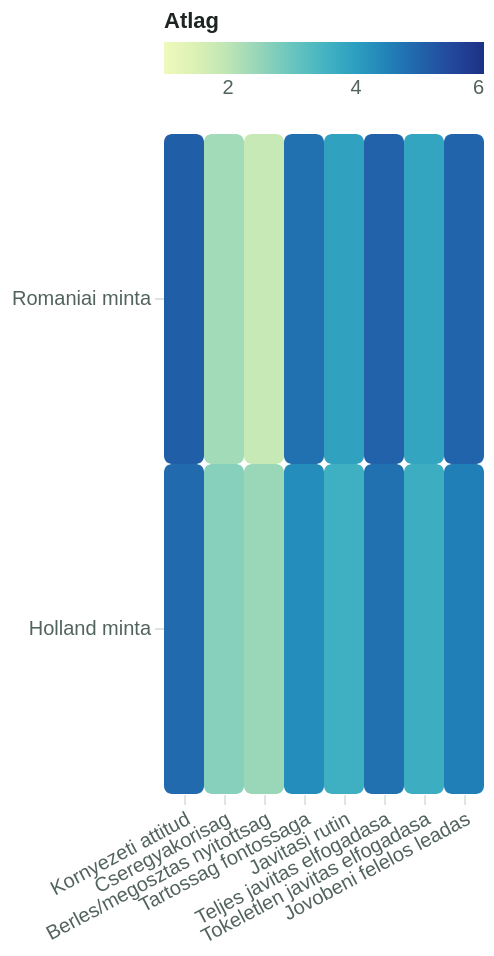

Write the Vega-Lite specification saved for this chart.
### Vega-Lite specification from a JSON file in a GitHub repository (floating-point values rounded to 4 significant figures)
{"config": {"view": {"continuousWidth": 300, "continuousHeight": 300, "stroke": null}, "axis": {"domain": false, "gridColor": "rgba(36, 92, 69, 0.12)", "labelColor": "#52635d", "tickColor": "rgba(36, 92, 69, 0.16)", "titleColor": "#1d2522"}, "legend": {"labelColor": "#52635d", "orient": "top", "titleColor": "#1d2522"}}, "data": {"name": "data-a5e4860802b9fb8e0ba3b563cf48f962"}, "mark": {"type": "rect", "cornerRadius": 4}, "encoding": {"color": {"field": "mean", "scale": {"domain": [1, 6], "scheme": "yellowgreenblue"}, "title": "Atlag", "type": "quantitative"}, "tooltip": [{"field": "analysis_group", "type": "nominal"}, {"field": "metric_label", "type": "nominal"}, {"field": "mean", "format": ".2f", "type": "quantitative"}], "x": {"axis": {"labelAngle": -28}, "field": "metric_label", "sort": ["Kornyezeti attitud", "Cseregyakorisag", "Berles/megosztas nyitottsag", "Tartossag fontossaga", "Javitasi rutin", "Teljes javitas elfogadasa", "Tokeletlen javitas elfogadasa", "Jovobeni felelos leadas"], "title": null, "type": "nominal"}, "y": {"field": "analysis_group", "sort": ["Romaniai minta", "Holland minta"], "title": null, "type": "nominal"}}, "height": 330, "params": [{"name": "product_filter", "bind": {"input": "select", "options": ["Minden", "Nagy eszkozok", "Szemelyes IT", "Kis eszkozok"], "name": "Termekkategoria: "}, "value": "Minden"}], "transform": [{"filter": "(datum.product === product_filter)"}], "width": "container", "$schema": "https://vega.github.io/schema/vega-lite/v6.4.1.json", "datasets": {"data-a5e4860802b9fb8e0ba3b563cf48f962": [{"product": "Minden", "analysis_group": "Holland minta", "metric_label": "Kornyezeti attitud", "mean": 4.881, "count": 59}, {"product": "Minden", "analysis_group": "Holland minta", "metric_label": "Cseregyakorisag", "mean": 2.655, "count": 59}, {"product": "Minden", "analysis_group": "Holland minta", "metric_label": "Berles/megosztas nyitottsag", "mean": 2.424, "count": 59}, {"product": "Minden", "analysis_group": "Holland minta", "metric_label": "Tartossag fontossaga", "mean": 4.311, "count": 59}, {"product": "Minden", "analysis_group": "Holland minta", "metric_label": "Javitasi rutin", "mean": 3.61, "count": 59}, {"product": "Minden", "analysis_group": "Holland minta", "metric_label": "Teljes javitas elfogadasa", "mean": 4.797, "count": 59}, {"product": "Minden", "analysis_group": "Holland minta", "metric_label": "Tokeletlen javitas elfogadasa", "mean": 3.661, "count": 59}, {"product": "Minden", "analysis_group": "Holland minta", "metric_label": "Jovobeni felelos leadas", "mean": 4.542, "count": 59}, {"product": "Minden", "analysis_group": "Romaniai minta", "metric_label": "Kornyezeti attitud", "mean": 5.088, "count": 128}, {"product": "Minden", "analysis_group": "Romaniai minta", "metric_label": "Cseregyakorisag", "mean": 2.328, "count": 128}, {"product": "Minden", "analysis_group": "Romaniai minta", "metric_label": "Berles/megosztas nyitottsag", "mean": 1.833, "count": 128}, {"product": "Minden", "analysis_group": "Romaniai minta", "metric_label": "Tartossag fontossaga", "mean": 4.781, "count": 128}, {"product": "Minden", "analysis_group": "Romaniai minta", "metric_label": "Javitasi rutin", "mean": 3.914, "count": 128}, {"product": "Minden", "analysis_group": "Romaniai minta", "metric_label": "Teljes javitas elfogadasa", "mean": 5.013, "count": 128}, {"product": "Minden", "analysis_group": "Romaniai minta", "metric_label": "Tokeletlen javitas elfogadasa", "mean": 3.836, "count": 128}, {"product": "Minden", "analysis_group": "Romaniai minta", "metric_label": "Jovobeni felelos leadas", "mean": 4.977, "count": 128}, {"product": "Nagy eszkozok", "analysis_group": "Holland minta", "metric_label": "Kornyezeti attitud", "mean": 4.881, "count": 59}, {"product": "Nagy eszkozok", "analysis_group": "Holland minta", "metric_label": "Cseregyakorisag", "mean": 2.305, "count": 59}, {"product": "Nagy eszkozok", "analysis_group": "Holland minta", "metric_label": "Berles/megosztas nyitottsag", "mean": 2.949, "count": 59}, {"product": "Nagy eszkozok", "analysis_group": "Holland minta", "metric_label": "Tartossag fontossaga", "mean": 4.661, "count": 59}, {"product": "Nagy eszkozok", "analysis_group": "Holland minta", "metric_label": "Javitasi rutin", "mean": 4.102, "count": 59}, {"product": "Nagy eszkozok", "analysis_group": "Holland minta", "metric_label": "Teljes javitas elfogadasa", "mean": 4.898, "count": 59}, {"product": "Nagy eszkozok", "analysis_group": "Holland minta", "metric_label": "Tokeletlen javitas elfogadasa", "mean": 3.932, "count": 59}, {"product": "Nagy eszkozok", "analysis_group": "Holland minta", "metric_label": "Jovobeni felelos leadas", "mean": 4.542, "count": 59}, {"product": "Nagy eszkozok", "analysis_group": "Romaniai minta", "metric_label": "Kornyezeti attitud", "mean": 5.088, "count": 128}, {"product": "Nagy eszkozok", "analysis_group": "Romaniai minta", "metric_label": "Cseregyakorisag", "mean": 1.859, "count": 128}, {"product": "Nagy eszkozok", "analysis_group": "Romaniai minta", "metric_label": "Berles/megosztas nyitottsag", "mean": 2.359, "count": 128}, {"product": "Nagy eszkozok", "analysis_group": "Romaniai minta", "metric_label": "Tartossag fontossaga", "mean": 5.125, "count": 128}, {"product": "Nagy eszkozok", "analysis_group": "Romaniai minta", "metric_label": "Javitasi rutin", "mean": 4.625, "count": 128}, {"product": "Nagy eszkozok", "analysis_group": "Romaniai minta", "metric_label": "Teljes javitas elfogadasa", "mean": 5.164, "count": 128}, {"product": "Nagy eszkozok", "analysis_group": "Romaniai minta", "metric_label": "Tokeletlen javitas elfogadasa", "mean": 4.18, "count": 128}, {"product": "Nagy eszkozok", "analysis_group": "Romaniai minta", "metric_label": "Jovobeni felelos leadas", "mean": 4.977, "count": 128}, {"product": "Szemelyes IT", "analysis_group": "Holland minta", "metric_label": "Kornyezeti attitud", "mean": 4.881, "count": 59}, {"product": "Szemelyes IT", "analysis_group": "Holland minta", "metric_label": "Cseregyakorisag", "mean": 2.983, "count": 59}, {"product": "Szemelyes IT", "analysis_group": "Holland minta", "metric_label": "Berles/megosztas nyitottsag", "mean": 1.847, "count": 59}, {"product": "Szemelyes IT", "analysis_group": "Holland minta", "metric_label": "Tartossag fontossaga", "mean": 4.542, "count": 59}, {"product": "Szemelyes IT", "analysis_group": "Holland minta", "metric_label": "Javitasi rutin", "mean": 4.034, "count": 59}, {"product": "Szemelyes IT", "analysis_group": "Holland minta", "metric_label": "Teljes javitas elfogadasa", "mean": 4.847, "count": 59}, {"product": "Szemelyes IT", "analysis_group": "Holland minta", "metric_label": "Tokeletlen javitas elfogadasa", "mean": 3.441, "count": 59}, {"product": "Szemelyes IT", "analysis_group": "Holland minta", "metric_label": "Jovobeni felelos leadas", "mean": 4.542, "count": 59}, {"product": "Szemelyes IT", "analysis_group": "Romaniai minta", "metric_label": "Kornyezeti attitud", "mean": 5.088, "count": 128}, {"product": "Szemelyes IT", "analysis_group": "Romaniai minta", "metric_label": "Cseregyakorisag", "mean": 2.711, "count": 128}, {"product": "Szemelyes IT", "analysis_group": "Romaniai minta", "metric_label": "Berles/megosztas nyitottsag", "mean": 1.531, "count": 128}, {"product": "Szemelyes IT", "analysis_group": "Romaniai minta", "metric_label": "Tartossag fontossaga", "mean": 4.898, "count": 128}, {"product": "Szemelyes IT", "analysis_group": "Romaniai minta", "metric_label": "Javitasi rutin", "mean": 4.148, "count": 128}, {"product": "Szemelyes IT", "analysis_group": "Romaniai minta", "metric_label": "Teljes javitas elfogadasa", "mean": 5.031, "count": 128}, {"product": "Szemelyes IT", "analysis_group": "Romaniai minta", "metric_label": "Tokeletlen javitas elfogadasa", "mean": 3.562, "count": 128}, {"product": "Szemelyes IT", "analysis_group": "Romaniai minta", "metric_label": "Jovobeni felelos leadas", "mean": 4.977, "count": 128}, {"product": "Kis eszkozok", "analysis_group": "Holland minta", "metric_label": "Kornyezeti attitud", "mean": 4.881, "count": 59}, {"product": "Kis eszkozok", "analysis_group": "Holland minta", "metric_label": "Cseregyakorisag", "mean": 2.678, "count": 59}, {"product": "Kis eszkozok", "analysis_group": "Holland minta", "metric_label": "Berles/megosztas nyitottsag", "mean": 2.475, "count": 59}, {"product": "Kis eszkozok", "analysis_group": "Holland minta", "metric_label": "Tartossag fontossaga", "mean": 3.729, "count": 59}, {"product": "Kis eszkozok", "analysis_group": "Holland minta", "metric_label": "Javitasi rutin", "mean": 2.695, "count": 59}, {"product": "Kis eszkozok", "analysis_group": "Holland minta", "metric_label": "Teljes javitas elfogadasa", "mean": 4.644, "count": 59}, {"product": "Kis eszkozok", "analysis_group": "Holland minta", "metric_label": "Tokeletlen javitas elfogadasa", "mean": 3.61, "count": 59}, {"product": "Kis eszkozok", "analysis_group": "Holland minta", "metric_label": "Jovobeni felelos leadas", "mean": 4.542, "count": 59}, {"product": "Kis eszkozok", "analysis_group": "Romaniai minta", "metric_label": "Kornyezeti attitud", "mean": 5.088, "count": 128}, {"product": "Kis eszkozok", "analysis_group": "Romaniai minta", "metric_label": "Cseregyakorisag", "mean": 2.414, "count": 128}, {"product": "Kis eszkozok", "analysis_group": "Romaniai minta", "metric_label": "Berles/megosztas nyitottsag", "mean": 1.609, "count": 128}, {"product": "Kis eszkozok", "analysis_group": "Romaniai minta", "metric_label": "Tartossag fontossaga", "mean": 4.32, "count": 128}, {"product": "Kis eszkozok", "analysis_group": "Romaniai minta", "metric_label": "Javitasi rutin", "mean": 2.969, "count": 128}, {"product": "Kis eszkozok", "analysis_group": "Romaniai minta", "metric_label": "Teljes javitas elfogadasa", "mean": 4.844, "count": 128}, {"product": "Kis eszkozok", "analysis_group": "Romaniai minta", "metric_label": "Tokeletlen javitas elfogadasa", "mean": 3.766, "count": 128}, {"product": "Kis eszkozok", "analysis_group": "Romaniai minta", "metric_label": "Jovobeni felelos leadas", "mean": 4.977, "count": 128}]}}
